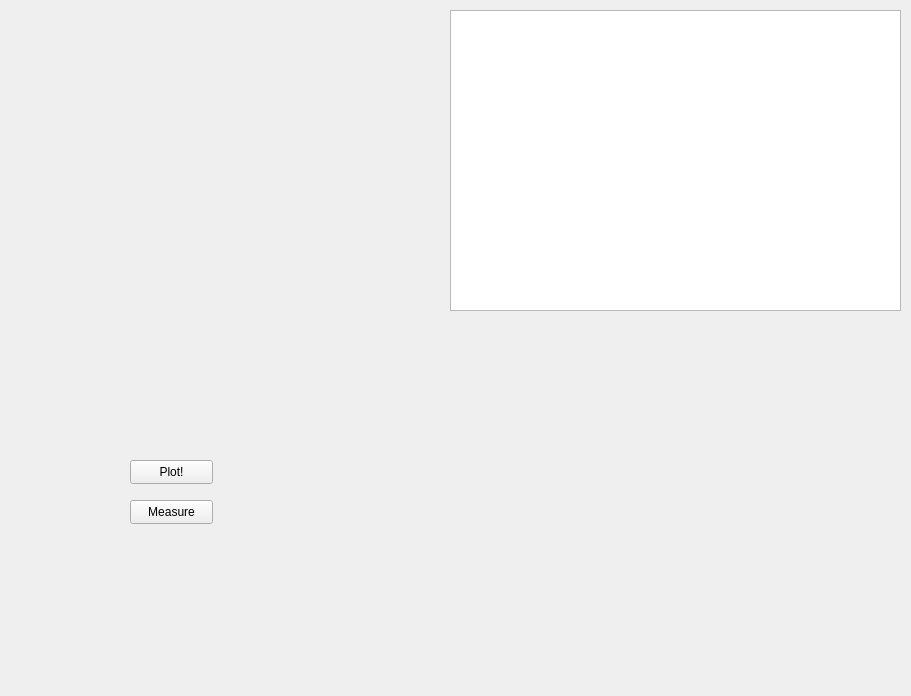
<?xml version="1.0" encoding="UTF-8"?>
<ui version="4.0">
 <class>Form</class>
 <widget class="QWidget" name="Form">
  <property name="geometry">
   <rect>
    <x>0</x>
    <y>0</y>
    <width>911</width>
    <height>696</height>
   </rect>
  </property>
  <property name="windowTitle">
   <string>Form</string>
  </property>
  <widget class="PlotWidget" name="graphicsView">
   <property name="geometry">
    <rect>
     <x>450</x>
     <y>10</y>
     <width>451</width>
     <height>301</height>
    </rect>
   </property>
  </widget>
  <widget class="QPushButton" name="pushButton_plot">
   <property name="geometry">
    <rect>
     <x>130</x>
     <y>460</y>
     <width>83</width>
     <height>24</height>
    </rect>
   </property>
   <property name="text">
    <string>Plot!</string>
   </property>
  </widget>
  <widget class="QPushButton" name="pushButton_measure">
   <property name="geometry">
    <rect>
     <x>130</x>
     <y>500</y>
     <width>83</width>
     <height>24</height>
    </rect>
   </property>
   <property name="text">
    <string>Measure</string>
   </property>
  </widget>
 </widget>
 <customwidgets>
  <customwidget>
   <class>PlotWidget</class>
   <extends>QGraphicsView</extends>
   <header>pyqtgraph</header>
  </customwidget>
 </customwidgets>
 <resources/>
 <connections/>
</ui>
